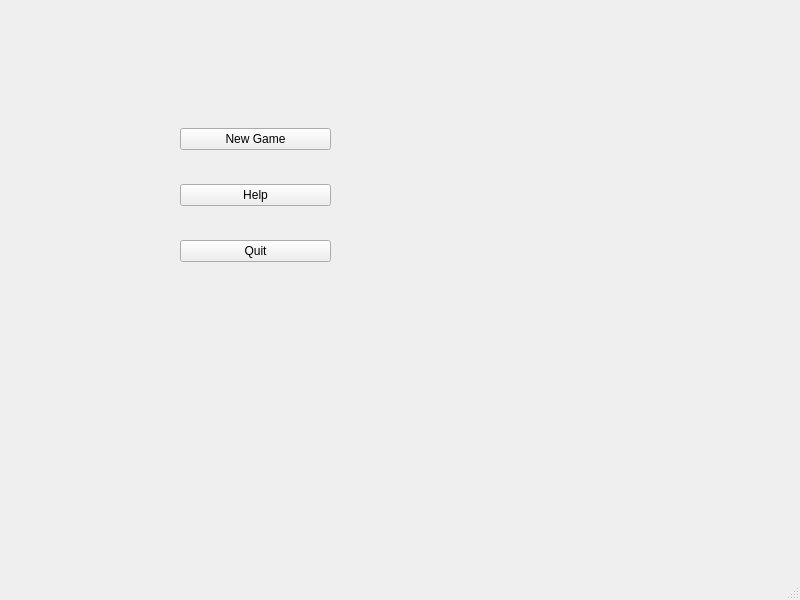
<?xml version="1.0" encoding="UTF-8"?>
<ui version="4.0">
 <class>MainMenu</class>
 <widget class="QMainWindow" name="MainMenu">
  <property name="geometry">
   <rect>
    <x>0</x>
    <y>0</y>
    <width>800</width>
    <height>600</height>
   </rect>
  </property>
  <property name="windowTitle">
   <string>MainMenu</string>
  </property>
  <widget class="QWidget" name="centralwidget">
   <widget class="QWidget" name="">
    <property name="geometry">
     <rect>
      <x>180</x>
      <y>100</y>
      <width>151</width>
      <height>191</height>
     </rect>
    </property>
    <layout class="QVBoxLayout" name="verticalLayout">
     <item>
      <widget class="QPushButton" name="pushButton">
       <property name="text">
        <string>New Game</string>
       </property>
      </widget>
     </item>
     <item>
      <widget class="QPushButton" name="pushButton_2">
       <property name="text">
        <string>Help</string>
       </property>
      </widget>
     </item>
     <item>
      <widget class="QPushButton" name="pushButton_3">
       <property name="text">
        <string>Quit</string>
       </property>
      </widget>
     </item>
    </layout>
   </widget>
  </widget>
  <widget class="QMenuBar" name="menubar">
   <property name="geometry">
    <rect>
     <x>0</x>
     <y>0</y>
     <width>800</width>
     <height>22</height>
    </rect>
   </property>
  </widget>
  <widget class="QStatusBar" name="statusbar"/>
 </widget>
 <resources/>
 <connections/>
</ui>
